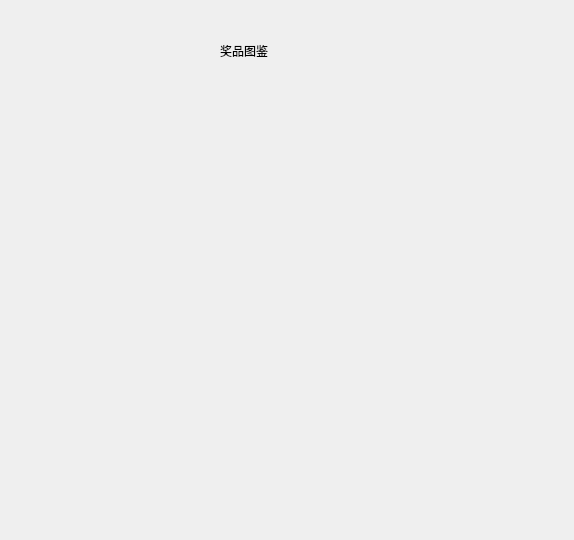
<?xml version="1.0" encoding="UTF-8"?>
<ui version="4.0">
 <class>CollectionDlg</class>
 <widget class="QDialog" name="CollectionDlg">
  <property name="geometry">
   <rect>
    <x>0</x>
    <y>0</y>
    <width>574</width>
    <height>540</height>
   </rect>
  </property>
  <property name="windowTitle">
   <string>Dialog</string>
  </property>
  <property name="styleSheet">
   <string notr="true">QDialog#CollectionDlg {
background-color:rgb(233, 195, 120);
border-image: url(:/pictures/lottery_zoom_frame.png);
};
font: 20pt &quot;方正手迹-旅行青蛙体 简&quot;;</string>
  </property>
  <widget class="QLabel" name="title">
   <property name="geometry">
    <rect>
     <x>220</x>
     <y>30</y>
     <width>171</width>
     <height>41</height>
    </rect>
   </property>
   <property name="styleSheet">
    <string notr="true">QLabel#title{
font: 18pt &quot;华文彩云&quot;;}</string>
   </property>
   <property name="text">
    <string>奖品图鉴</string>
   </property>
  </widget>
  <widget class="QWidget" name="Yellow" native="true">
   <property name="geometry">
    <rect>
     <x>50</x>
     <y>90</y>
     <width>71</width>
     <height>71</height>
    </rect>
   </property>
   <property name="styleSheet">
    <string notr="true">border-image: url(:/pictures/lottery_ball_01.png);</string>
   </property>
  </widget>
  <widget class="QWidget" name="Red" native="true">
   <property name="geometry">
    <rect>
     <x>50</x>
     <y>200</y>
     <width>71</width>
     <height>71</height>
    </rect>
   </property>
   <property name="styleSheet">
    <string notr="true">border-image: url(:/pictures/lottery_ball_02.png);</string>
   </property>
  </widget>
  <widget class="QWidget" name="Blue" native="true">
   <property name="geometry">
    <rect>
     <x>50</x>
     <y>320</y>
     <width>71</width>
     <height>71</height>
    </rect>
   </property>
   <property name="styleSheet">
    <string notr="true">border-image: url(:/pictures/lottery_ball_03.png);</string>
   </property>
  </widget>
  <widget class="QWidget" name="Green" native="true">
   <property name="geometry">
    <rect>
     <x>330</x>
     <y>160</y>
     <width>71</width>
     <height>71</height>
    </rect>
   </property>
   <property name="styleSheet">
    <string notr="true">border-image: url(:/pictures/lottery_ball_04.png);</string>
   </property>
  </widget>
  <widget class="QWidget" name="White" native="true">
   <property name="geometry">
    <rect>
     <x>330</x>
     <y>280</y>
     <width>71</width>
     <height>71</height>
    </rect>
   </property>
   <property name="styleSheet">
    <string notr="true">border-image: url(:/pictures/lottery_ball_05.png);</string>
   </property>
  </widget>
  <widget class="QLabel" name="YellowLabel">
   <property name="geometry">
    <rect>
     <x>150</x>
     <y>110</y>
     <width>91</width>
     <height>31</height>
    </rect>
   </property>
   <property name="styleSheet">
    <string notr="true">font: 8pt &quot;Arial&quot;;</string>
   </property>
   <property name="text">
    <string/>
   </property>
  </widget>
  <widget class="QLabel" name="RedLabel">
   <property name="geometry">
    <rect>
     <x>150</x>
     <y>220</y>
     <width>91</width>
     <height>31</height>
    </rect>
   </property>
   <property name="styleSheet">
    <string notr="true">font: 8pt &quot;Arial&quot;;</string>
   </property>
   <property name="text">
    <string/>
   </property>
  </widget>
  <widget class="QLabel" name="BlueLabel">
   <property name="geometry">
    <rect>
     <x>150</x>
     <y>340</y>
     <width>91</width>
     <height>31</height>
    </rect>
   </property>
   <property name="styleSheet">
    <string notr="true">font: 8pt &quot;Arial&quot;;</string>
   </property>
   <property name="text">
    <string/>
   </property>
  </widget>
  <widget class="QLabel" name="GreenLabel">
   <property name="geometry">
    <rect>
     <x>440</x>
     <y>180</y>
     <width>91</width>
     <height>31</height>
    </rect>
   </property>
   <property name="styleSheet">
    <string notr="true">font: 8pt &quot;Arial&quot;;</string>
   </property>
   <property name="text">
    <string/>
   </property>
  </widget>
  <widget class="QLabel" name="WhiteLabel">
   <property name="geometry">
    <rect>
     <x>440</x>
     <y>300</y>
     <width>91</width>
     <height>31</height>
    </rect>
   </property>
   <property name="styleSheet">
    <string notr="true">font: 8pt &quot;Arial&quot;;</string>
   </property>
   <property name="text">
    <string/>
   </property>
  </widget>
  <widget class="QWidget" name="ok_btn" native="true">
   <property name="geometry">
    <rect>
     <x>230</x>
     <y>390</y>
     <width>141</width>
     <height>61</height>
    </rect>
   </property>
   <property name="styleSheet">
    <string notr="true">border-image: url(:/pictures/icon/ok.png);</string>
   </property>
  </widget>
 </widget>
 <resources/>
 <connections/>
</ui>
